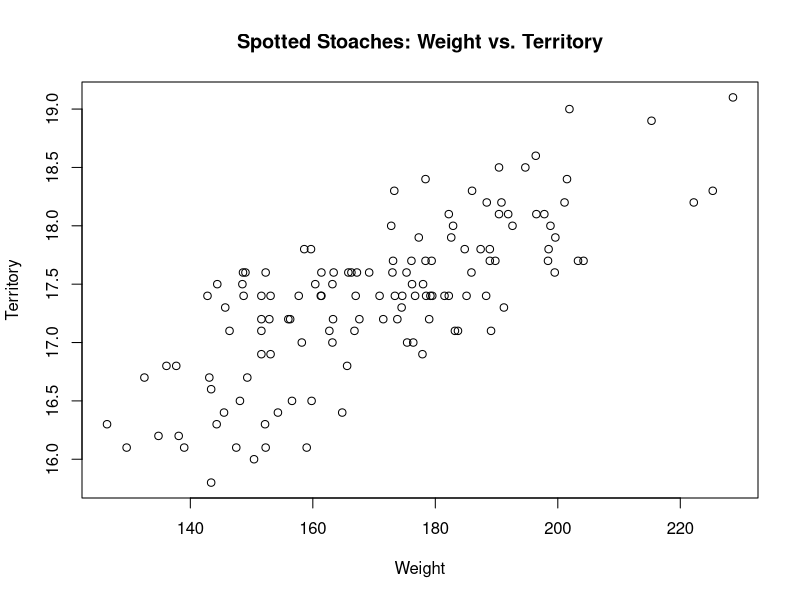
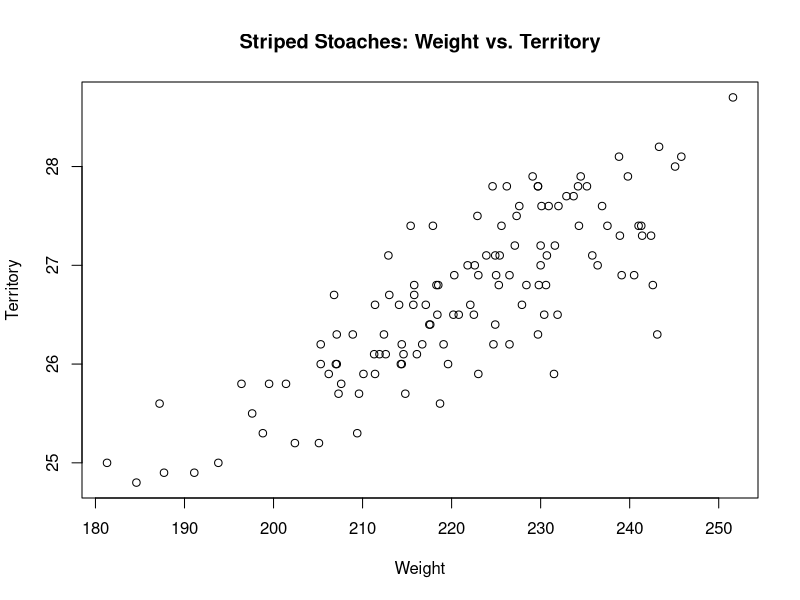

Generate these figures, in order, with R:
## ---- chunk 1
knitr::opts_chunk$set(echo = TRUE, 
                  message = FALSE, 
                  warning = FALSE)
library(readr)
library(car)
## ---- chunk 2
#Data Verification

# Import the data from Excel
data <- read_csv("47826479_data_StatReport.csv")

# Check the first few rows to ensure it's loaded correctly
head(data)

# Shapiro-Wilk Test for Normality of Data
shapiro.test(data$weight[data$species == "Spotted"])
shapiro.test(data$weight[data$species == "Striped"])
shapiro.test(data$territory[data$species == "Spotted"])
shapiro.test(data$territory[data$species == "Striped"])

# Levene's Test for Homoscedasticity (Checking for Equal Variances)
leveneTest(weight ~ species, data=data)
leveneTest(territory ~ species, data=data)

# 
## ---- chunk 3
#Difference in Average Albedo

# Separate the data by species
spotted_data <- subset(data, species == "Spotted")
striped_data <- subset(data, species == "Striped")

# Calculate the mean albedo for each species
mean_albedo_spotted <- mean(spotted_data$albedo)
mean_albedo_striped <- mean(striped_data$albedo)

print(paste("Mean albedo of Spotted Stoaches: ", mean_albedo_spotted))
print(paste("Mean albedo of Striped Stoaches: ", mean_albedo_striped))

#Relationship Between Weight and Territory

# Plotting the relationship for Spotted stoaches
plot(spotted_data$weight, spotted_data$territory, main="Spotted Stoaches: Weight vs. Territory", xlab="Weight", ylab="Territory")

# Plotting the relationship for Striped stoaches
plot(striped_data$weight, striped_data$territory, main="Striped Stoaches: Weight vs. Territory", xlab="Weight", ylab="Territory")

#Computation for Correlation
cor.test(data$weight[data$species == "Spotted"], data$territory[data$species == "Spotted"])
cor.test(data$weight[data$species == "Striped"], data$territory[data$species == "Striped"])
